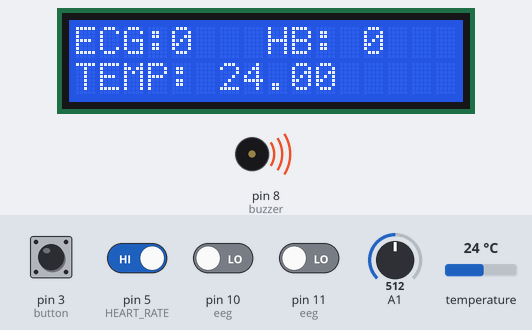
A sketch run on a simulated Arduino Uno, built with avr-gcc and run on an emulated ATmega328P. On the bench: 16×2 character LCD, buzzer (waves = sounding, pin HIGH). The test bench sets the inputs (shaded band); at power-on: pin 3 (button), pin 5 (HEART_RATE) HIGH, pin 10 (eeg), pin 11 (eeg) LOW, temperature 24 °C, A1 = 512. Random numbers use the default seed unless the sketch sets one; what the sketch prints to the serial monitor is not drawn.

Above: at 1.2 s.
1.3 s: temperature set to 25.4 °C
At 3.3 s:
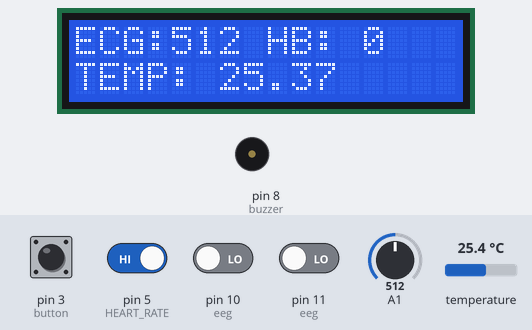
4.2 s: pin 5 (HEART_RATE) driven LOW
At 7.1 s:
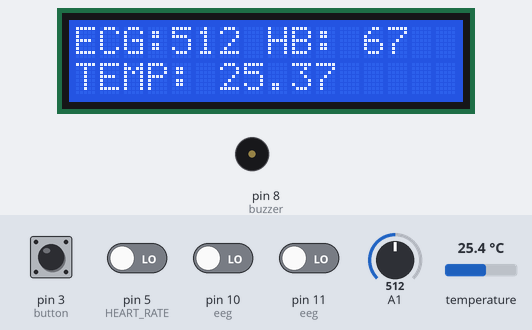
9.6 s: A1 set to 716
At 12.5 s:
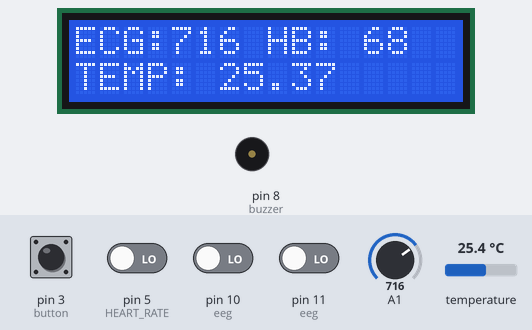
15.1 s: pin 10 (eeg) driven HIGH
At 17.7 s:
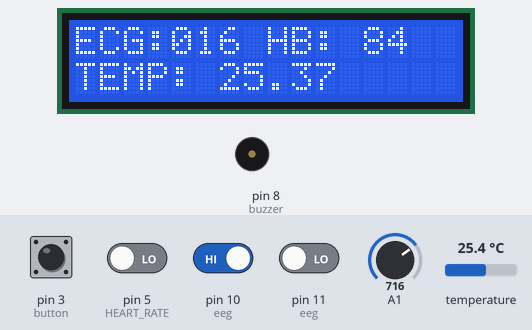
20.6 s: temperature set to 12 °C
At 21.7 s:
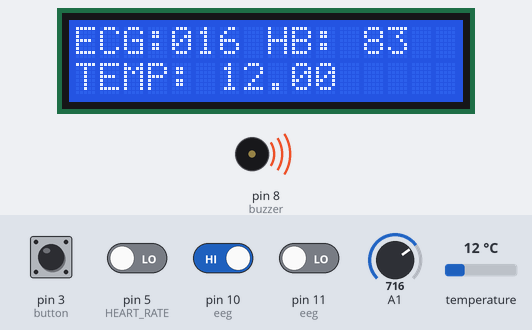
22.5 s: temperature set to 34.5 °C
At 24.0 s:
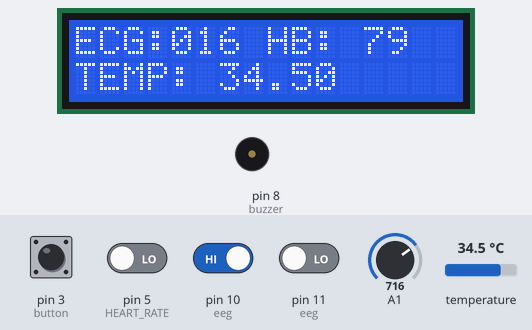
24.3 s: temperature set to 35.8 °C
Timing chart, 0 to 27.3 s (numbered marks = the images above; inputs shaded):
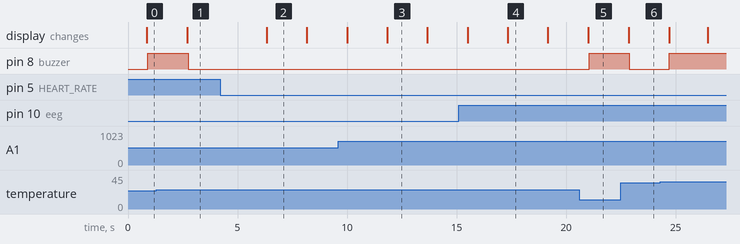

Measured:
- the behaviour switches between 24.9 and 25 °C on temperature (found by bisection; images 0 and 1)
- after the input at 1.3 s, pin 8 (buzzer): HIGH → LOW after 1.4 s
- after the input at 4.2 s, the display: changes after 2.1 s (image 2)
- after the input at 20.6 s, pin 8 (buzzer): LOW → HIGH after 0.46 s
- after the input at 22.5 s, pin 8 (buzzer): HIGH → LOW after 0.39 s
- after the input at 24.3 s, pin 8 (buzzer): LOW → HIGH after 0.41 s
- what the display in image 2 shows lasts 1.9 s, from 6.3 s to 8.2 s

The sketch:

iot_health_monitoring.ino
```cpp
#include <OneWire.h>
#include <DallasTemperature.h>
#include <LiquidCrystal_I2C.h>
#include <Wire.h>
LiquidCrystal_I2C lcd(0x27, 16, 2);
#define ONE_WIRE_BUS 2
#define button 3
OneWire oneWire(ONE_WIRE_BUS);
DallasTemperature sensors(&oneWire);
int myBPM;
int namee;
String url;
void setup() {

  pinMode(5, INPUT);   // HEART RATE
  pinMode(10, INPUT);  // eeg
  pinMode(11, INPUT);  //eeg
  pinMode(8, OUTPUT);  //buzzer
  digitalWrite(8, LOW);
  pinMode(button, INPUT_PULLUP);
  sensors.begin();
  lcd.init();
  lcd.backlight();
  Serial.begin(9600);
}

void loop() {
  sensors.requestTemperatures();
  lcd.setCursor(0, 0);
  lcd.print("ECG:");
  lcd.print(namee);
  lcd.setCursor(8, 0);
  lcd.print("HB: ");
  lcd.print(myBPM);
  lcd.setCursor(0, 1);
  lcd.print("TEMP: ");
  lcd.print(sensors.getTempCByIndex(0));
  lcd.print("       ");

  float temp = sensors.getTempCByIndex(0);
  float glucose_level = ((2.5 * temp) + (0.3 * myBPM) - 50);

  if ((myBPM > 60) && (temp > 27) && (digitalRead(button) == 0)) {
    lcd.clear();
    lcd.setCursor(0, 1);
    lcd.print("mg/dl: ");
    lcd.print(glucose_level);
  }
  if ((sensors.getTempCByIndex(0) > 35) || (sensors.getTempCByIndex(0) < 25) || (myBPM > 100)) {
    digitalWrite(8, HIGH);
  } else {
    {
      digitalWrite(8, LOW);
    }
  }

  if (digitalRead(5) == LOW) {
    myBPM = random(60, 90);

  } else {
    myBPM = 0;
  }
  if ((digitalRead(10) == 1) || (digitalRead(11) == 1)) {

    namee = 0;
  } else {
    namee = analogRead(A1);
  }


  url = "*TEMP:";
  url += temp;
  url += "ECG";
  url += namee;
  url += "HB";
  url += myBPM;
  Serial.print(url);
  delay(1000);
}
```

simple.c
```cpp
#include <stdio.h>

int main() {
    printf("Hello, GitHub!\n");
    return 0;
}
```
